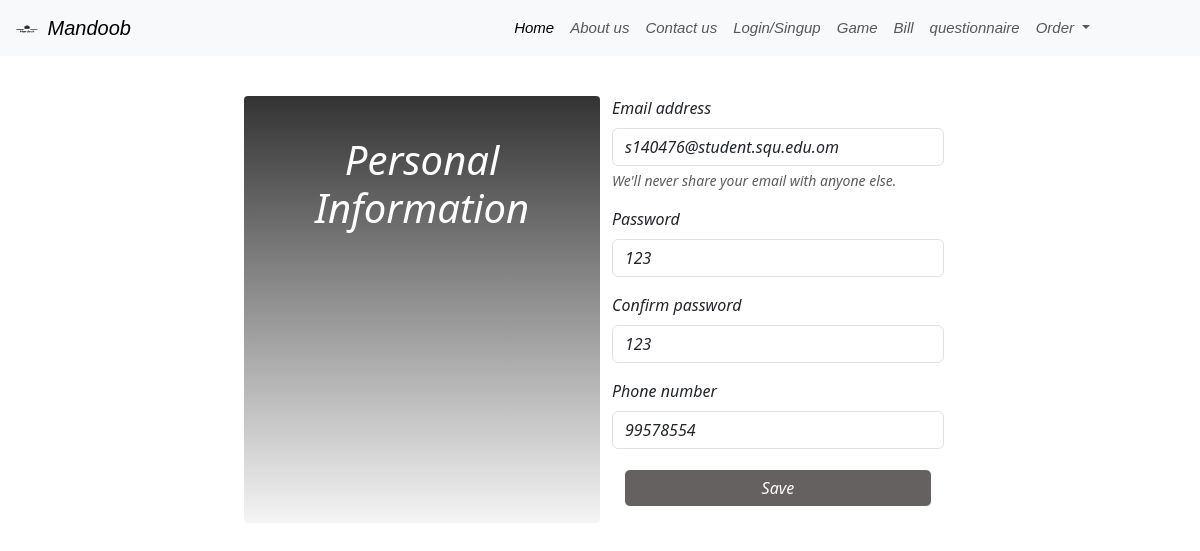
/php/edit_user.php, run on an earlier commit of the app's database.
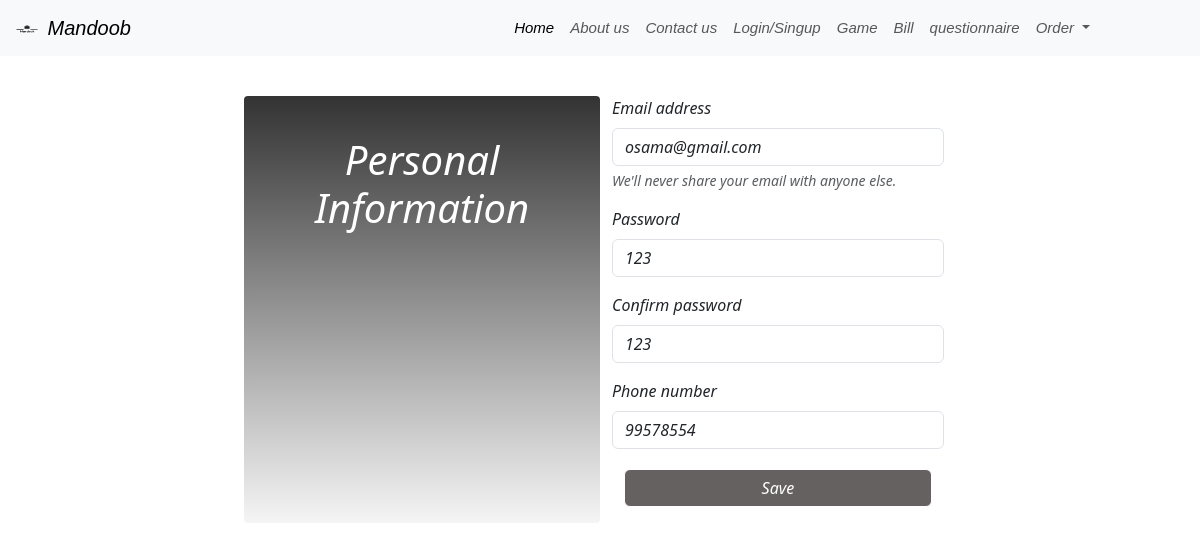
And on a later commit of the database.
### tables this page shows
CREATE TABLE `users` (
  `user_id` int(11) NOT NULL,
  `Email` text DEFAULT NULL,
  `Password` text DEFAULT NULL,
  `Phone` text DEFAULT NULL
);

### php/edit_user.php (the view, shortened to what this page needs)
<head>
    <link rel="stylesheet" href="singup_login.css">
    <link href="https://cdn.jsdelivr.net/npm/bootstrap@5.3.3/dist/css/bootstrap.min.css" rel="stylesheet"
>
    <link rel="stylesheet" href="carusol.css">
</head>
<body>
    <header>
        <nav class="navbar navbar-expand-lg bg-body-tertiary fixed-top">
            <div class="container-fluid font1">
                <a class="navbar-brand" href="../index.html">
                    <img src="../imgs/icons/Mandoob-logos_black.png" alt="Logo" width="30" height="24"
                        class="d-inline-block align-text-top">
                    <span>Mandoob</span>
                </a>
                <div class="collapse navbar-collapse justify-content-end " style="margin-right: 90px;" id="navbarNav">
                    <ul class="navbar-nav">
                        <li class="nav-item">
                            <a class="nav-link active" aria-current="page" href="../index.html">Home</a>
                        </li>
                        <li class="nav-item">
                            <a class="nav-link" href="../aboutus.html">About us</a>
                        </li>
                        <li class="nav-item">
                            <a class="nav-link" href="../cntctus.html">Contact us</a>
                        </li>
                        <li class="nav-item">
                            <a class="nav-link " href="../log_in.html">Login/Singup</a>
                        </li>
                        <li class="nav-item">
                            <a class="nav-link " href="../funpage.html">Game</a>
                        </li>
                        <li class="nav-item">
                            <a class="nav-link" href="../calculation_test.php">Bill</a>
                        </li>
                        <li class="nav-item">
                            <a class="nav-link" href="../questionnaire.html">questionnaire</a>
                        </li>
                        <li class="nav-item dropdown">
                            <a class="nav-link dropdown-toggle" href="#" role="button" data-bs-toggle="dropdown"
                                aria-expanded="false">
                                Order
                            </a>
                        </li>
                    </ul>
                </div>
            </div>
        </nav>
    </header>
    <br><br><br>
    <?php
    class User
    {
        function __construct($u_id, $u_email, $u_password, $u_phone)
        {
            $this->u_email = $u_email;
            $this->u_password = $u_password;
            $this->u_phone = $u_phone;
        }
    }
    $servername = "localhost";
    $username = "root";
    $dbpassword = "";
    $dbname = "mandoob";
    $conn = mysqli_connect($servername, $username, $dbpassword, $dbname);
    $u_id = $_GET["user_id"];
    $sql = "SELECT * FROM users WHERE user_id = '$u_id'";
    $result = mysqli_query($conn, $sql);
    $row = mysqli_fetch_assoc($result);
    $user = new User($row['user_id'], $row['Email'], $row['Password'], $row['Phone']);
    echo "  <div class='container mt-4 centralize'>
    <div class='row' style='height: 400px;'>
        <div class='col-md-6 ' id='card_custom-style'
            style='background: linear-gradient(to bottom, #333333, #f5f5f5);'>
            <div class='row mt-3'>
                <div class='col-12 text-center mt-4'>
                    <h1 class='text-white'>Personal Information
                    </h1>
                </div>
            </div>
        </div>
        <div class='col-md-6'>
            <form method='post' action='update_user.php'>
                <div class='mb-3'>
                    <label for='InputEmail1' class='form-label'>Email address</label>
                    <input type='email' name='email' class='form-control' id='InputEmail1' aria-describedby='emailHelp'
                    value = " . $user->u_email . ">
                    <div id='emailHelp' class='form-text'>We'll never share your email with anyone else.</div>
                </div>
                <div class='mb-3'>
                    <label for='InputPassword1' class='form-label'>Password</label>
                    <input type='text' name='password' class='form-control' id='InputPassword1'
                    value = " . $user->u_password . "
                    >
                </div>
                <div class='mb-3'>
                    <label for='InputPassword2' class='form-label'>Confirm password</label>
                    <input type='text' name='confirm_password' class='form-control' id='InputPassword2'
                    value = " . $user->u_password . "
                    >
                </div>
                <div class='mb-3'>
                    <label for='phoneIput' class='form-label'>Phone number</label>
                    <input type='text'  name='phone' class='form-control' id='phoneIput' aria-describedby='phoneHelp'
                    value = " . $user->u_phone . ">
                </div>
                <div class='container-fluid' style='margin-top: 20px;'>
                    <button type='submit' class='btn btn-primary' id='custom_btn'>Save</button>
                </div>
                <input type='hidden' name='user_id' value='$user->u_id'>
            </form>
        </div>
    </div>
</div>";
    ?>
</body>
</html>

### singup_login.css (style rules this page uses)
.font1 { font-family: 'Gill Sans', 'Gill Sans MT', Calibri, 'Trebuchet MS', sans-serif; font-size: 15px; }
* { font-style: oblique; }
.centralize { display: flex; justify-content: center; align-items: center; }
#custom_btn { background-color: rgb(101, 97, 97); width: inherit; border-color: white; }
#card_custom-style { border-radius: 4px; }

### php/edit_user.php (style rules this page uses)
#custom_btn { background-color: rgb(101, 97, 97); width: inherit; border-color: white; }

What changed in the data, as far as the page shows it:
changed users: email "s140476@student.squ.edu.om" → "osama@gmail.com"
